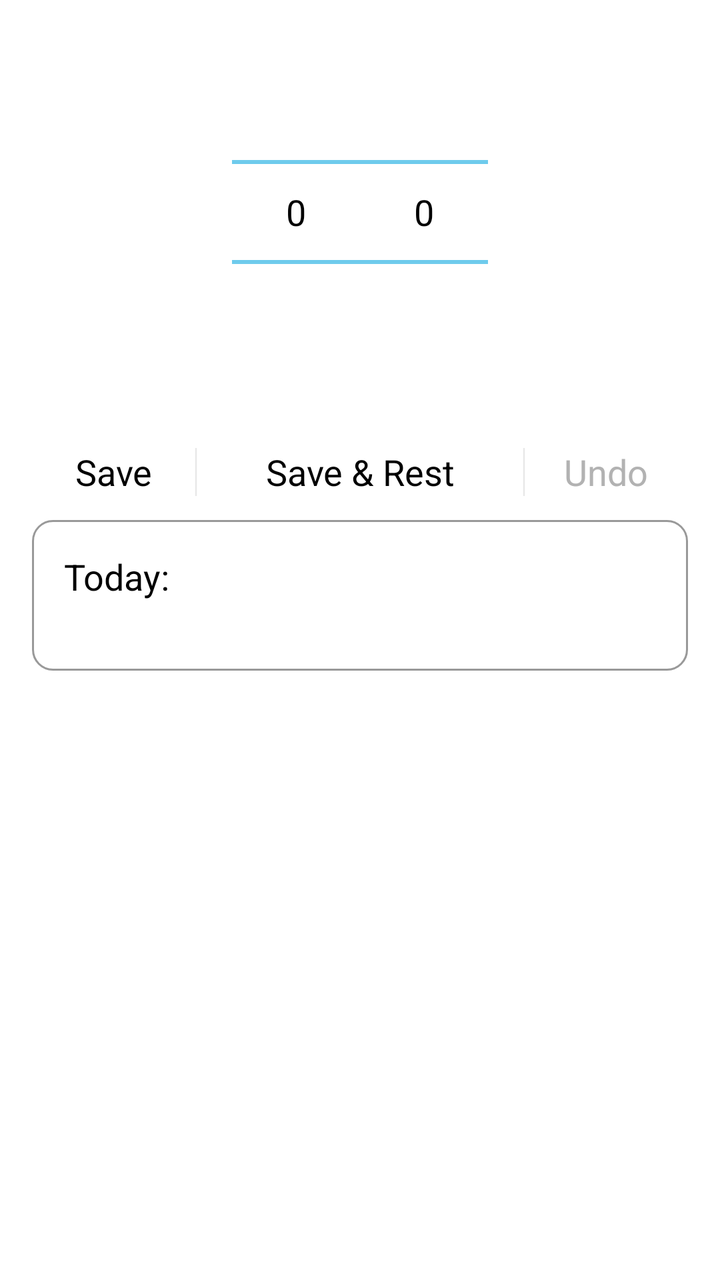
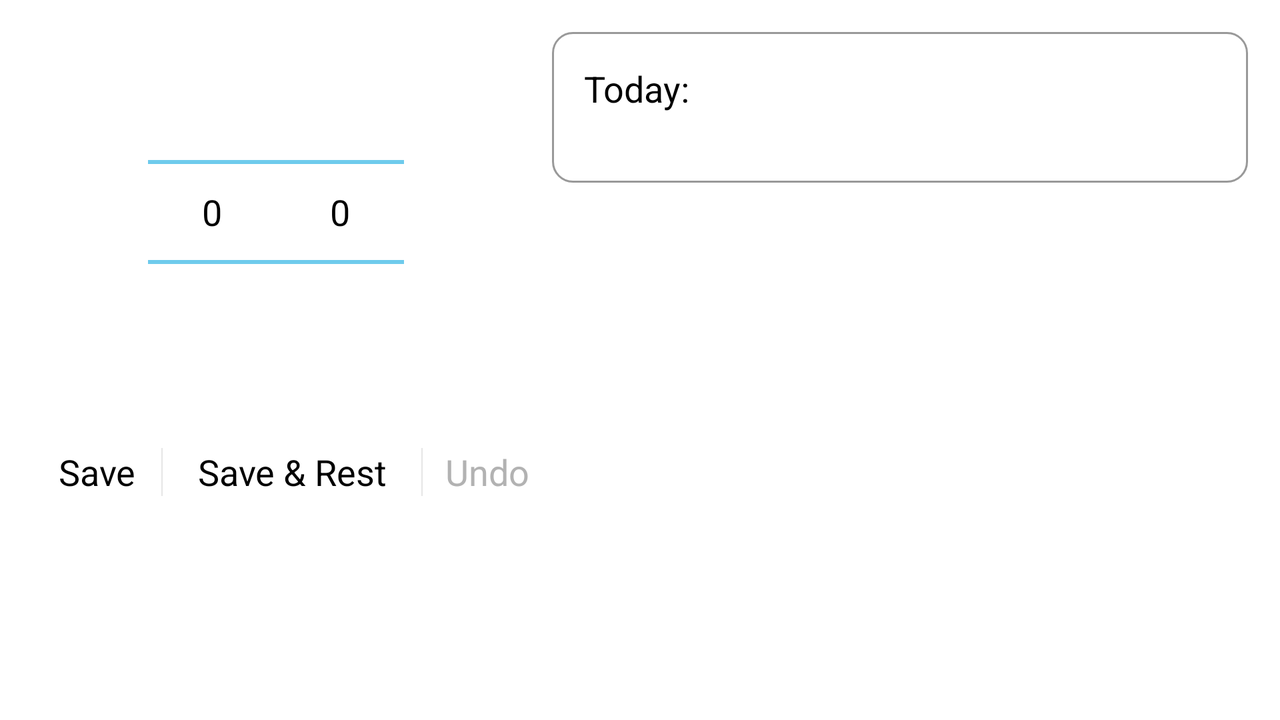

An Android layout and its configuration variant, each rendered on a device that would load it. The default file and the variant file are quoted in full after the pictures.
<!-- AndroidManifest.xml: application theme AppTheme -->
<!-- res/layout/activity_log.xml -->
<LinearLayout xmlns:android="http://schemas.android.com/apk/res/android"
    xmlns:tools="http://schemas.android.com/tools"
    android:id="@+id/LoggingLayout"
    android:layout_width="match_parent"
    android:layout_height="match_parent"
    android:layout_gravity="center"
    android:orientation="vertical"
    android:paddingBottom="@dimen/activity_vertical_margin"
    android:paddingLeft="@dimen/activity_horizontal_margin"
    android:paddingRight="@dimen/activity_horizontal_margin"
    android:paddingTop="@dimen/activity_vertical_margin" >

    <LinearLayout
        android:id="@+id/tableRow3"
        android:layout_width="match_parent"
        android:layout_height="wrap_content"
        android:gravity="center_horizontal" >

        <NumberPicker
            android:id="@+id/weightPicker"
            android:layout_width="wrap_content"
            android:layout_height="wrap_content"
            android:orientation="vertical"
            android:showDividers="middle" />

        <NumberPicker
            android:id="@+id/repsPicker"
            android:layout_width="wrap_content"
            android:layout_height="wrap_content" />
    </LinearLayout>

    <ProgressBar
        android:id="@+id/restTimerBar"
        style="?android:attr/progressBarStyleHorizontal"
        android:layout_width="match_parent"
        android:layout_height="wrap_content"
        android:visibility="invisible" />

    <LinearLayout
        style="?android:attr/buttonBarStyle"
        android:layout_width="match_parent"
        android:layout_height="wrap_content" >

        <Button
            android:id="@+id/saveButton"
            style="?android:attr/buttonBarButtonStyle"
            android:layout_width="0dp"
            android:layout_height="wrap_content"
            android:layout_weight="1"
            android:onClick="clickLogSet"
            android:text="@string/saveButton" />

        <Button
            android:id="@+id/saveAndRestButton"
            style="?android:attr/buttonBarButtonStyle"
            android:layout_width="0dp"
            android:layout_height="wrap_content"
            android:layout_weight="2"
            android:onClick="clickLogSetAndRest"
            android:text="@string/saveAndRestButtonLabel" />

        <Button
            android:id="@+id/undoButton"
            style="?android:attr/buttonBarButtonStyle"
            android:layout_width="0dp"
            android:layout_height="wrap_content"
            android:layout_weight="1"
            android:enabled="false"
            android:onClick="clickUndo"
            android:text="@string/undoButtonLabel" />
    </LinearLayout>

    <LinearLayout
        android:layout_width="match_parent"
        android:layout_height="wrap_content"
        android:background="@drawable/border"
        android:baselineAligned="false"
        android:paddingBottom="@dimen/activity_vertical_margin"
        android:paddingLeft="@dimen/activity_horizontal_margin"
        android:paddingRight="@dimen/activity_horizontal_margin"
        android:paddingTop="@dimen/activity_vertical_margin" >

        <LinearLayout
            android:layout_width="0dp"
            android:layout_height="match_parent"
            android:layout_weight=".50"
            android:orientation="vertical" >

            <TextView
                android:id="@+id/currentLogsLabel"
                android:layout_width="match_parent"
                android:layout_height="wrap_content"
                android:text="@string/currentLogLabel"
                android:textAppearance="?android:attr/textAppearanceMedium" />

            <ScrollView
                android:id="@+id/currentLogsScroll"
                android:layout_width="fill_parent"
                android:layout_height="fill_parent" >

                <TextView
                    android:id="@+id/currentLogsView"
                    android:layout_width="match_parent"
                    android:layout_height="wrap_content"
                    android:scrollbars="vertical" />
            </ScrollView>
        </LinearLayout>

        <LinearLayout
            android:layout_width="0dp"
            android:layout_height="match_parent"
            android:layout_weight=".50"
            android:orientation="vertical" >

            <TextView
                android:id="@+id/previousLogLabel"
                android:layout_width="match_parent"
                android:layout_height="wrap_content"
                android:textAlignment="textEnd"
                android:textAppearance="?android:attr/textAppearanceMedium" />

            <ScrollView
                android:id="@+id/previousLogsScroll"
                android:layout_width="fill_parent"
                android:layout_height="fill_parent" >

                <TextView
                    android:id="@+id/previousLogsView"
                    android:layout_width="match_parent"
                    android:layout_height="wrap_content"
                    android:scrollbars="vertical" />
            </ScrollView>
        </LinearLayout>
    </LinearLayout>

</LinearLayout>
<!-- resources referenced by this layout -->
<resources>
  <dimen name="activity_horizontal_margin">16dp</dimen>
  <dimen name="activity_vertical_margin">16dp</dimen>
  <!-- drawable border (drawable) -->
  <?xml version="1.0" encoding="utf-8"?>
  <shape xmlns:android="http://schemas.android.com/apk/res/android">
  <solid android:color="#FFFFFF" />
  <stroke android:width="1dp" android:color="#999999" />
  <padding android:left="1dp" android:top="1dp" android:right="1dp"
      android:bottom="1dp" />
  <corners
              android:radius="10dp" />
  </shape>
  <string name="currentLogLabel">Today:</string>
  <string name="saveAndRestButtonLabel">Save &amp; Rest</string>
  <string name="saveButton">Save</string>
  <string name="undoButtonLabel">Undo</string>
  <style name="AppTheme" parent="android:Theme.Holo.Light.DarkActionBar">
  
          
          <item name="android:actionBarStyle">@style/MyActionBar</item>
      </style>
  <style name="MyActionBar" parent="@android:style/Widget.Holo.Light.ActionBar">
          <item name="android:background">@color/actionbar_background</item>
          <item name="android:textColor">@color/actionbar_color</item>
          <item name="android:titleTextStyle">@style/MyTextAppearance</item>
          <item name="android:subtitleTextStyle">@style/MySubtitleAppearance</item>
      </style>
  <color name="actionbar_background">#79221a</color>
  <color name="actionbar_color">#ffffff</color>
  <style name="MyTextAppearance" parent="android:TextAppearance.Holo.Widget.ActionBar.Title">
          <item name="android:textColor">@color/actionbar_color</item>
      </style>
  <style name="MySubtitleAppearance" parent="android:TextAppearance.Holo.Widget.ActionBar.Subtitle">
          <item name="android:textColor">@color/actionbar_color</item>
      </style>
</resources>
<!-- res/layout-land/activity_log.xml (the repository's variant of the layout above) -->
<!-- drawn on the phone turned sideways -->
<?xml version="1.0" encoding="utf-8"?>
<LinearLayout xmlns:android="http://schemas.android.com/apk/res/android"
    android:layout_width="match_parent"
    android:layout_height="match_parent"
    android:orientation="horizontal"
    android:paddingBottom="@dimen/activity_vertical_margin"
    android:paddingLeft="@dimen/activity_horizontal_margin"
    android:paddingRight="@dimen/activity_horizontal_margin"
    android:paddingTop="@dimen/activity_vertical_margin" >

    <LinearLayout
        android:layout_width="wrap_content"
        android:layout_height="match_parent"
        android:orientation="vertical" >

        <LinearLayout
            android:id="@+id/tableRow3"
            android:layout_width="260dp"
            android:layout_height="wrap_content"
            android:gravity="center_horizontal"
            android:paddingRight="@dimen/activity_horizontal_margin" >

            <NumberPicker
                android:id="@+id/weightPicker"
                android:layout_width="wrap_content"
                android:layout_height="wrap_content"
                android:orientation="vertical"
                android:showDividers="middle" />

            <NumberPicker
                android:id="@+id/repsPicker"
                android:layout_width="wrap_content"
                android:layout_height="wrap_content" />
        </LinearLayout>

        <ProgressBar
            android:id="@+id/restTimerBar"
            style="?android:attr/progressBarStyleHorizontal"
            android:layout_width="match_parent"
            android:layout_height="wrap_content"
            android:paddingRight="@dimen/activity_horizontal_margin"
            android:visibility="invisible" />

        <LinearLayout
            style="?android:attr/buttonBarStyle"
            android:layout_width="match_parent"
            android:layout_height="wrap_content"
            android:paddingRight="@dimen/activity_horizontal_margin" >

            <Button
                android:id="@+id/saveButton"
                style="?android:attr/buttonBarButtonStyle"
                android:layout_width="0dp"
                android:layout_height="wrap_content"
                android:layout_weight="1"
                android:onClick="clickLogSet"
                android:text="@string/saveButton" />

            <Button
                android:id="@+id/saveAndRestButton"
                style="?android:attr/buttonBarButtonStyle"
                android:layout_width="0dp"
                android:layout_height="wrap_content"
                android:layout_weight="2"
                android:onClick="clickLogSetAndRest"
                android:text="@string/saveAndRestButtonLabel" />

            <Button
                android:id="@+id/undoButton"
                style="?android:attr/buttonBarButtonStyle"
                android:layout_width="0dp"
                android:layout_height="wrap_content"
                android:layout_weight="1"
                android:enabled="false"
                android:onClick="clickUndo"
                android:text="@string/undoButtonLabel" />
        </LinearLayout>
    </LinearLayout>

    <LinearLayout
        android:layout_width="match_parent"
        android:layout_height="wrap_content"
        android:background="@drawable/border"
        android:baselineAligned="false"
        android:paddingBottom="@dimen/activity_vertical_margin"
        android:paddingLeft="@dimen/activity_horizontal_margin"
        android:paddingRight="@dimen/activity_horizontal_margin"
        android:paddingTop="@dimen/activity_vertical_margin" >

        <LinearLayout
            android:layout_width="0dp"
            android:layout_height="match_parent"
            android:layout_weight=".50"
            android:orientation="vertical" >

            <TextView
                android:id="@+id/currentLogsLabel"
                android:layout_width="match_parent"
                android:layout_height="wrap_content"
                android:text="@string/currentLogLabel"
                android:textAppearance="?android:attr/textAppearanceMedium" />

            <ScrollView
                android:id="@+id/currentLogsScroll"
                android:layout_width="fill_parent"
                android:layout_height="fill_parent" >

                <TextView
                    android:id="@+id/currentLogsView"
                    android:layout_width="wrap_content"
                    android:layout_height="wrap_content"
                    android:scrollbars="vertical" />
            </ScrollView>
        </LinearLayout>

        <LinearLayout
            android:layout_width="0dp"
            android:layout_height="match_parent"
            android:layout_weight=".50"
            android:orientation="vertical" >

            <TextView
                android:id="@+id/previousLogLabel"
                android:layout_width="match_parent"
                android:layout_height="wrap_content"
                android:textAlignment="textEnd"
                android:textAppearance="?android:attr/textAppearanceMedium" />

            <ScrollView
                android:id="@+id/previousLogsScroll"
                android:layout_width="fill_parent"
                android:layout_height="fill_parent" >

                <TextView
                    android:id="@+id/previousLogsView"
                    android:layout_width="match_parent"
                    android:layout_height="wrap_content"
                    android:scrollbars="vertical" />
            </ScrollView>
        </LinearLayout>
    </LinearLayout>

</LinearLayout>
